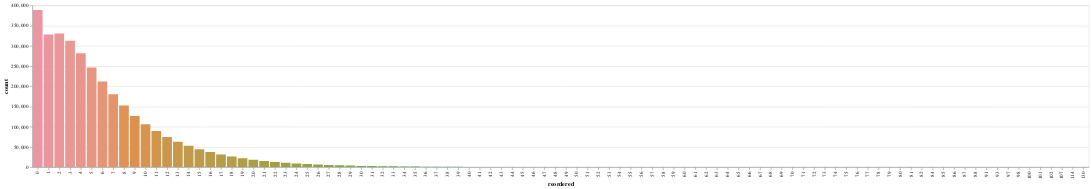

Source (notebook cell):
### Markdown cell above
We can see that a number of orders have no re-order products at all. 12% in prior set and 6.5% in training set. //Maybe the % of Nones against prediction should be around these values or other possibility is it is user specific.. But doesnt make sense,Why should anyone not re-order when they are customer with more than 4 orders ? so cant be customer specific.. Order/ Requirement specific

### Code cell
t = prior_orders.groupby('order_id')['reordered'].sum().reset_index()
plt.figure(figsize=(20,6))
#plt.xlabel('No. of re-ordered products per order')
#plt.ylabel('count of orders')
salt.countplot(x='reordered',data=t,xlabel='No. of re-ordered products per order', ylabel='count of orders')
